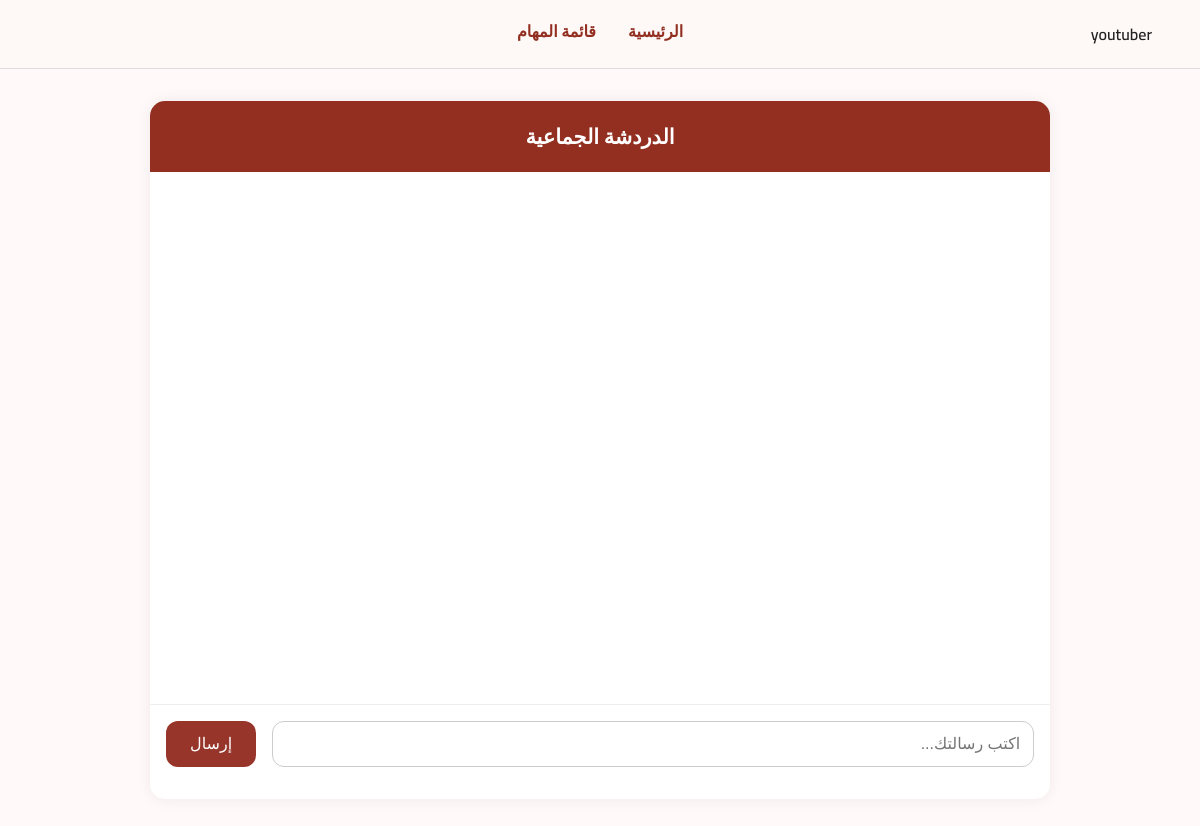
/chat/ (signed in), run on an earlier commit of the app's database.
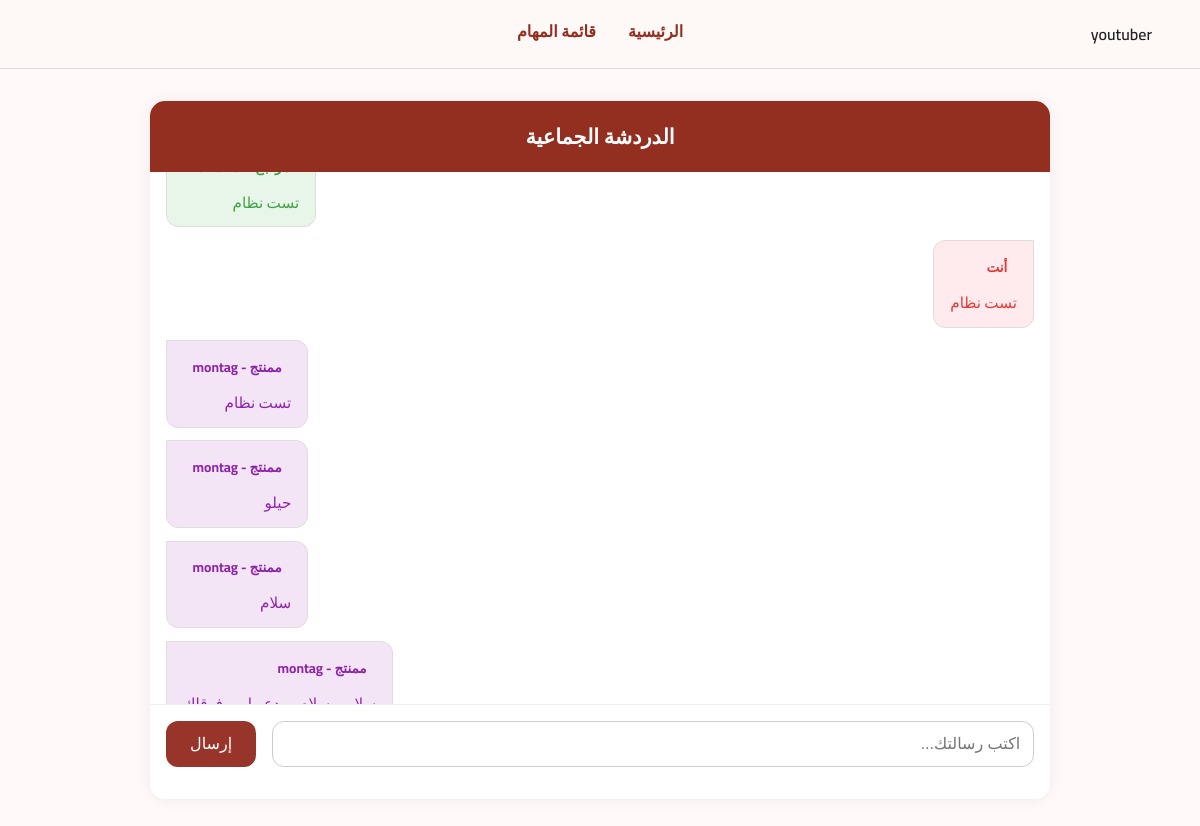
And on a later commit of the database.
### chat/models.py (models this page shows, shortened)
class Message(models.Model):
    sender = models.ForeignKey(User, on_delete=models.CASCADE)
    content = models.TextField(verbose_name="محتوى الرسالة")
    timestamp = models.DateTimeField(auto_now_add=True)
    is_reply = models.BooleanField(default=False)

### account/models.py (models this page shows, shortened)
class الملف_الشخصي(models.Model):
    المستخدم = models.OneToOneField(
        User,
        on_delete=models.CASCADE,
        related_name='profile',  # ✅ لإتاحة الوصول من user.profile
        verbose_name="المستخدم"
    )
    الوظائف = [
        ('youtuber', 'يوتيوبر'),
        ('editor', 'ممنتج'),
        ('thumbnailer', 'مصمم الثمنيل'),
        ('reviewer', 'مراجع'),
        ('publisher', 'مسؤول نشر'),
        ('manager', 'مدير'),
    ]
    الوظيفة = models.CharField(
        max_length=20,
        choices=الوظائف,
        verbose_name="الوظيفة"
    )

### chat/views.py (the view, shortened to what this page needs)
# urls.py: path('', views.chat_view, name='chat_home'),
@login_required
def chat_view(request):
    messages = Message.objects.order_by('timestamp')
    return render(request, 'chat/chat.html', {
        'messages': messages,
    })

### templates/chat/chat.html (shortened to what this page needs)
{% load static %}
{% include 'header.html' %}
<!DOCTYPE html>
<html lang="ar" dir="rtl">
<head>
</head>
<body>
  <div class="chat-wrapper">
    <div class="chat-header">الدردشة الجماعية</div>
    <div class="chat-box" id="chatBox">
      {% for message in messages %}
        {% with message.sender.profile.الوظيفة as role %}
          <div class="message role-bg {{ role }} {% if message.sender == user %}own{% else %}other{% endif %}">
            <div class="sender-name">
              {% if message.sender == user %}
                <span class="username {{ role }}">أنت</span>
              {% else %}
                <span class="username {{ role }}">
                  {{ message.sender.profile.get_الوظيفة_display }} - {{ message.sender.username }}
                </span>
              {% endif %}
            </div>
            <div class="message-content">{{ message.content }}</div>
          </div>
        {% endwith %}
      {% endfor %}
    </div>
    <form class="chat-form" method="post" action="">
      <input type="text" name="نص" placeholder="اكتب رسالتك..." required />
      <button type="submit">إرسال</button>
    </form>
  </div>
</body>
</html>

What changed in the data, as far as the page shows it:
added Message: content "تست نظام"
added Message: content "تست نظام"
added Message: sender.profile.الوظيفة "ممنتج", sender.username "montag", content "تست نظام"
added Message: sender.profile.الوظيفة "ممنتج", sender.username "montag", content "حيلو"
added Message: sender.profile.الوظيفة "ممنتج", sender.username "montag", content "سلام"
added Message: sender.profile.الوظيفة "ممنتج", sender.username "montag"
